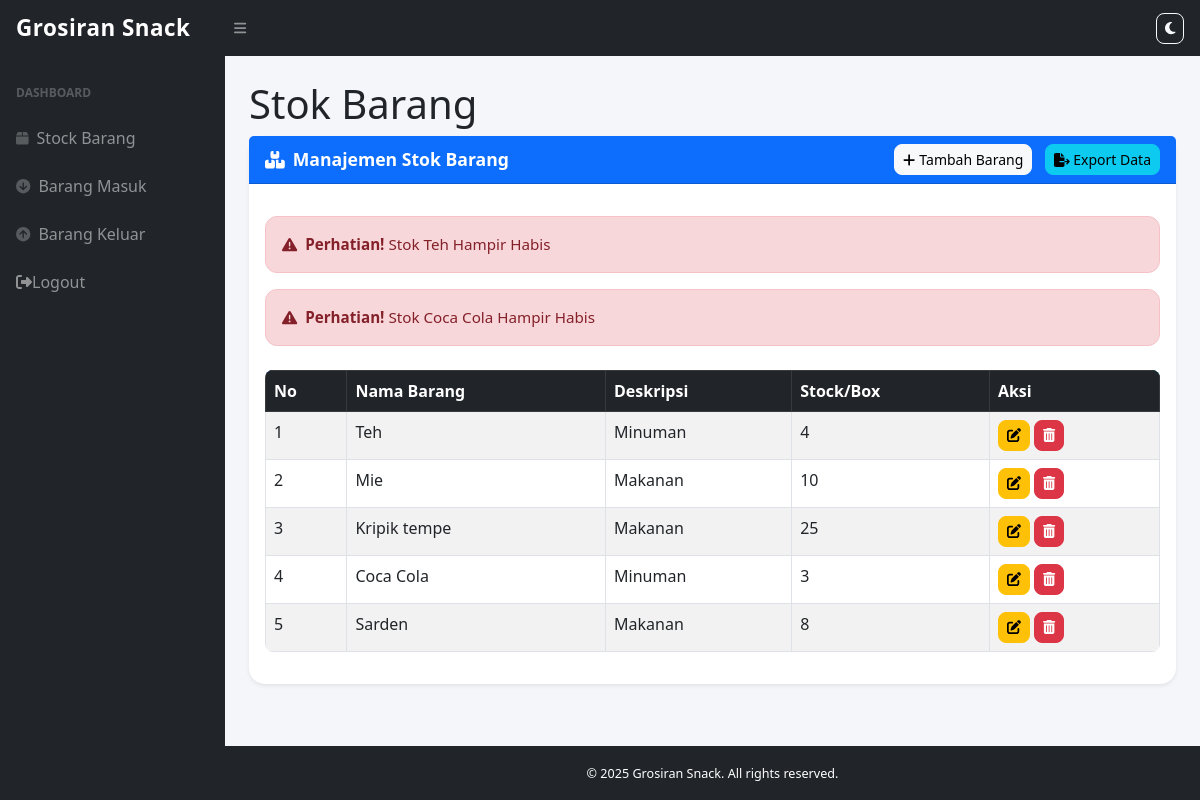
The page / on the database its author committed.
### tables this page shows
CREATE TABLE `stock` (
  `idbarang` int(11) NOT NULL,
  `namabarang` varchar(30) NOT NULL,
  `deskripsi` varchar(30) NOT NULL,
  `stock` int(11) NOT NULL
);

### public_html/index.php (the view, shortened to what this page needs)
<?php
require 'function.php';
?>
<!DOCTYPE html>
<html lang="en">
<head>
    <link href="https://cdn.jsdelivr.net/npm/simple-datatables@7.1.2/dist/style.min.css" rel="stylesheet" />
    <link href="css/styles.css" rel="stylesheet" />
</head>
<body class="sb-nav-fixed">
<nav class="sb-topnav navbar navbar-expand navbar-dark bg-dark">
    <a class="navbar-brand ps-3" href="index.php">Grosiran Snack</a>
    <button class="btn btn-link btn-sm order-1 order-lg-0 me-4 me-lg-0" id="sidebarToggle"><i class="fas fa-bars"></i></button>
    <div class="ms-auto me-3">
        <button id="toggleDarkMode" class="btn btn-sm btn-outline-light">
            <i class="fas fa-moon"></i>
        </button>
    </div>
</nav>
<div id="layoutSidenav">
    <div id="layoutSidenav_nav">
        <nav class="sb-sidenav accordion sb-sidenav-dark" id="sidenavAccordion">
            <div class="sb-sidenav-menu">
                <div class="nav">
                    <div class="sb-sidenav-menu-heading">DASHBOARD</div>
                    <a class="nav-link" href="index.php"><div class="sb-nav-link-icon"><i class="fas fa-box"></i></div>Stock Barang</a>
                    <a class="nav-link" href="masuk.php"><div class="sb-nav-link-icon"><i class="fas fa-arrow-circle-down"></i></div>Barang Masuk</a>
                    <a class="nav-link" href="keluar.php"><div class="sb-nav-link-icon"><i class="fas fa-arrow-circle-up"></i></div>Barang Keluar</a>
                    <a class="nav-link" href="logout.php"><i class="fas fa-sign-out-alt"></i> Logout</a>
                </div>
            </div>
        </nav>
    </div>
    <div id="layoutSidenav_content">
        <main>
            <div class="container-fluid px-4">
                <h1 class="mt-4">Stok Barang</h1>
                <div class="card mb-4 shadow-sm rounded-4">
                    <div class="card-header bg-primary text-white d-flex justify-content-between align-items-center">
                        <div><i class="fas fa-boxes me-2"></i>Manajemen Stok Barang</div>
                        <div>
                            <button type="button" class="btn btn-light btn-sm me-2" data-bs-toggle="modal" data-bs-target="#myModal">
                                <i class="fas fa-plus"></i> Tambah Barang
                            </button>
                            <a href="export.php" class="btn btn-info btn-sm"><i class="fas fa-file-export"></i> Export Data</a>
                        </div>
                    </div>
                    <div class="card-body">
                        <?php
                        $ambildatastock = mysqli_query($conn,"SELECT * FROM stock WHERE stock < 5");
                        while ($fetch = mysqli_fetch_array($ambildatastock)) {
                            $barang = $fetch['namabarang'];
                        ?>
                        <div class="alert alert-danger d-flex align-items-center mt-3" role="alert">
                            <i class="fas fa-exclamation-triangle me-2"></i>
                            <div><strong>Perhatian!</strong> Stok <?= $barang; ?> Hampir Habis</div>
                        </div>
                        <?php } ?>
                        <div class="table-responsive mt-4">
                            <table class="table table-hover table-striped table-bordered" id="mauexport" width="100%" cellspacing="0">
                                <thead class="table-dark">
                                    <tr>
                                        <th>No</th>
                                        <th>Nama Barang</th>
                                        <th>Deskripsi</th>
                                        <th>Stock/Box</th>
                                        <th>Aksi</th>
                                    </tr>
                                </thead>
                                <tbody>
                                    <?php
                                    $ambilsemuadatastock = mysqli_query($conn,"SELECT * FROM stock");
                                    $i = 1;
                                    while($data = mysqli_fetch_array($ambilsemuadatastock)) {
                                        $namabarang = $data['namabarang'];
                                        $deskripsi = $data['deskripsi'];
                                        $stock = $data['stock'];
                                        $idb = $data['idbarang'];
                                    ?>
                                    <tr>
                                        <td><?= $i++; ?></td>
                                        <td><?= $namabarang; ?></td>
                                        <td><?= $deskripsi; ?></td>
                                        <td><?= $stock; ?></td>
                                        <td>
                                            <button class="btn btn-warning btn-sm" data-bs-toggle="modal" data-bs-target="#edit<?= $idb; ?>">
                                                <i class="fas fa-edit"></i>
                                            </button>
                                            <button class="btn btn-danger btn-sm" data-bs-toggle="modal" data-bs-target="#delete<?= $idb; ?>">
                                                <i class="fas fa-trash-alt"></i>
                                            </button>
                                        </td>
                                    </tr>
                                    <?php } ?>
                                </tbody>
                            </table>
                        </div>
                    </div>
                </div>
            </div>
        </main>
        <footer class="py-3 mt-auto bg-dark text-white text-center">
            <div class="container">
                <small>&copy; <?= date('Y'); ?> Grosiran Snack. All rights reserved.</small>
            </div>
        </footer>
    </div>
</div>
</body>
</html>

### rows shown on the page
stock: namabarang "Teh", deskripsi "Minuman", stock "4"
stock: namabarang "Coca Cola", deskripsi "Minuman", stock "3"
stock: namabarang "Mie", deskripsi "Makanan", stock "10"
stock: namabarang "Kripik tempe", deskripsi "Makanan", stock "25"
stock: namabarang "Sarden", deskripsi "Makanan", stock "8"
